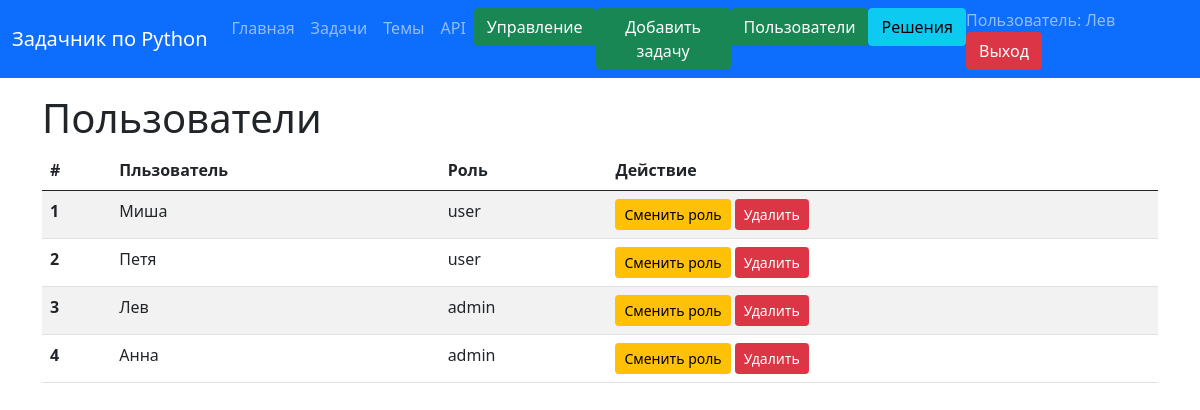
/users_page (signed in), run on an earlier commit of the app's database.
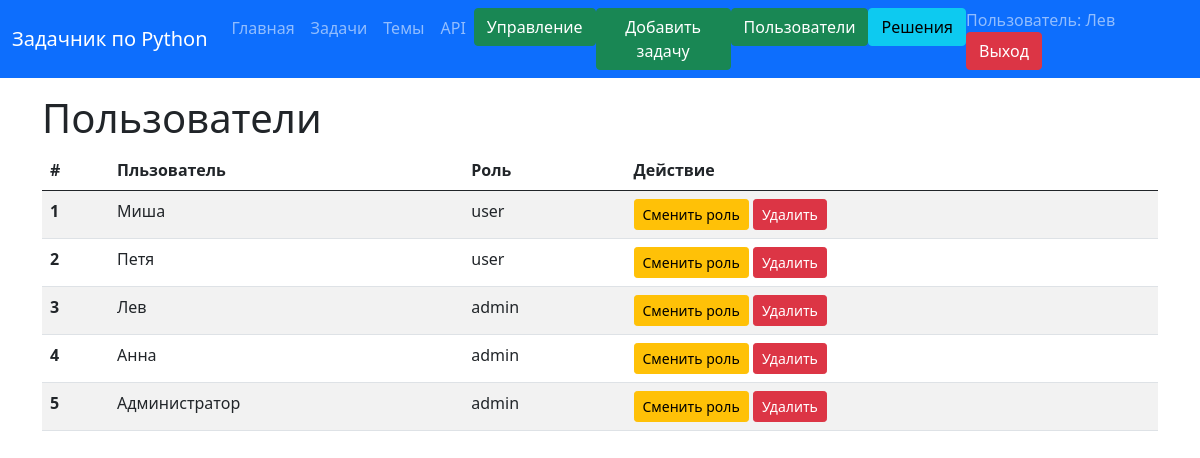
And on a later commit of the database.
### data/users.py (models this page shows, shortened)
class User(SqlAlchemyBase, UserMixin, SerializerMixin):
    __tablename__ = 'users'
    id = sqlalchemy.Column(sqlalchemy.Integer, primary_key=True, autoincrement=True)
    name = sqlalchemy.Column(sqlalchemy.String, index=True, nullable=True)
    role = sqlalchemy.Column(sqlalchemy.String, default='user')
    email = sqlalchemy.Column(sqlalchemy.String, index=True, unique=True, nullable=True)
    hashed_password = sqlalchemy.Column(sqlalchemy.String, nullable=True)
    created_date = sqlalchemy.Column(sqlalchemy.DateTime, default=datetime.date.today)
    task = orm.relation("Task", back_populates='user')
    solve = orm.relation("Solve", cascade="all, delete")

### main.py (the view)
@app.route('/users_page', methods=['GET', 'POST'])
@login_required
def users():
    session = db_session.create_session()
    result = session.query(User)
    return render_template('users_page.html', title='Пользователи', items=result)

### data/db_session.py (called while the page is built)
def create_session() -> Session:
    global __factory
    return __factory()

### main.py (called while the page is built)
@login_manager.user_loader
def load_user(user_id):
    session = db_session.create_session()
    return session.query(User).get(user_id)

### templates/users_page.html
{% extends "base_template.html" %}
{% block main %}
<h1>Пользователи</h1>
<table class="table table-striped">
    <thead>
    <tr>
        <th scope="col">#</th>
        <th scope="col">Пльзователь</th>
        <th scope="col">Роль</th>
        <th scope="col">Действие</th>
    </tr>
    </thead>
    {% for item in items %}
    <tr>
        <th scope="row">{{ loop.index }}</th>
        <td>{{ item.name }}</td>
        <td>{{ item.role }}</td>
        <td>{% if current_user.is_authenticated and current_user.role == 'admin' %}
        <a href="/change_role/{{ item.id }}" class="btn btn-warning btn-sm">Сменить роль</a>
        <a href="/user_delete/{{ item.id }}" class="btn btn-danger btn-sm">Удалить</a>
        {% endif %}</td>
    </tr>
    {% endfor %}
</table>
{% endblock %}

### templates/base_template.html (shortened to what this page needs)
<!doctype html>
<html lang="ru">
<head>
    <link href="https://cdn.jsdelivr.net/npm/bootstrap@5.0.0-beta3/dist/css/bootstrap.min.css" rel="stylesheet"
>
</head>
<body>
<div class="d-flex flex-column h-200">
    <header>
        <nav class="navbar navbar-expand-lg navbar-dark bg-primary">
            <div class="container-fluid">
                <a class="navbar-brand mb-0 h1" href="/">Задачник по Python</a>
                <div class="collapse navbar-collapse" id="navbarNav">
                    <ul class="navbar-nav">
                        <li class="nav-item"><a class="nav-link" href="/">Главная</a></li>
                        <li class="nav-item"><a class="nav-link" href="/subjects/tasks/all">Задачи</a></li>
                        <li class="nav-item"><a class="nav-link" href="/subjects">Темы</a></li>
                        <li class="nav-item"><a class="nav-link" href="/about">API</a></li>
                        {% if current_user.is_authenticated and current_user.role == 'admin' %}
                        <li class="nav-item"><a href="/edit" class="btn btn-success">Управление</a></li>
                        <li class="nav-item"><a href="/add_task" class="btn btn-success">Добавить задачу</a></li>
                        <li class="nav-item"><a href="/users_page" class="btn btn-success">Пользователи</a></li>
                        <li class="nav-item"><a href="/solves" class="btn btn-info">Решения</a></li>
                        {% endif %}
                    </ul>
                </div>
                <div>
                    {% if current_user.is_authenticated %}
                    <span class="navbar-text">Пользователь: {{ current_user.name }} </span> <a href="/logout">
                    <button type="button" class="btn btn-danger">Выход</button>
                </a>
                    {% else %}
                    <a href="login" class="btn btn-success">Вход</a>
                    <a href="registration" class="btn btn-success">Регистрация</a>
                    {% endif %}
                </div>
            </div>
        </nav>
    </header>
    <div class="container py-3">
        <main>
            {% block main %}
            {% endblock %}
        </main>
    </div>
</div>
</body>
</html>

What changed in the data, as far as the page shows it:
added User: name "Администратор", role "admin"
